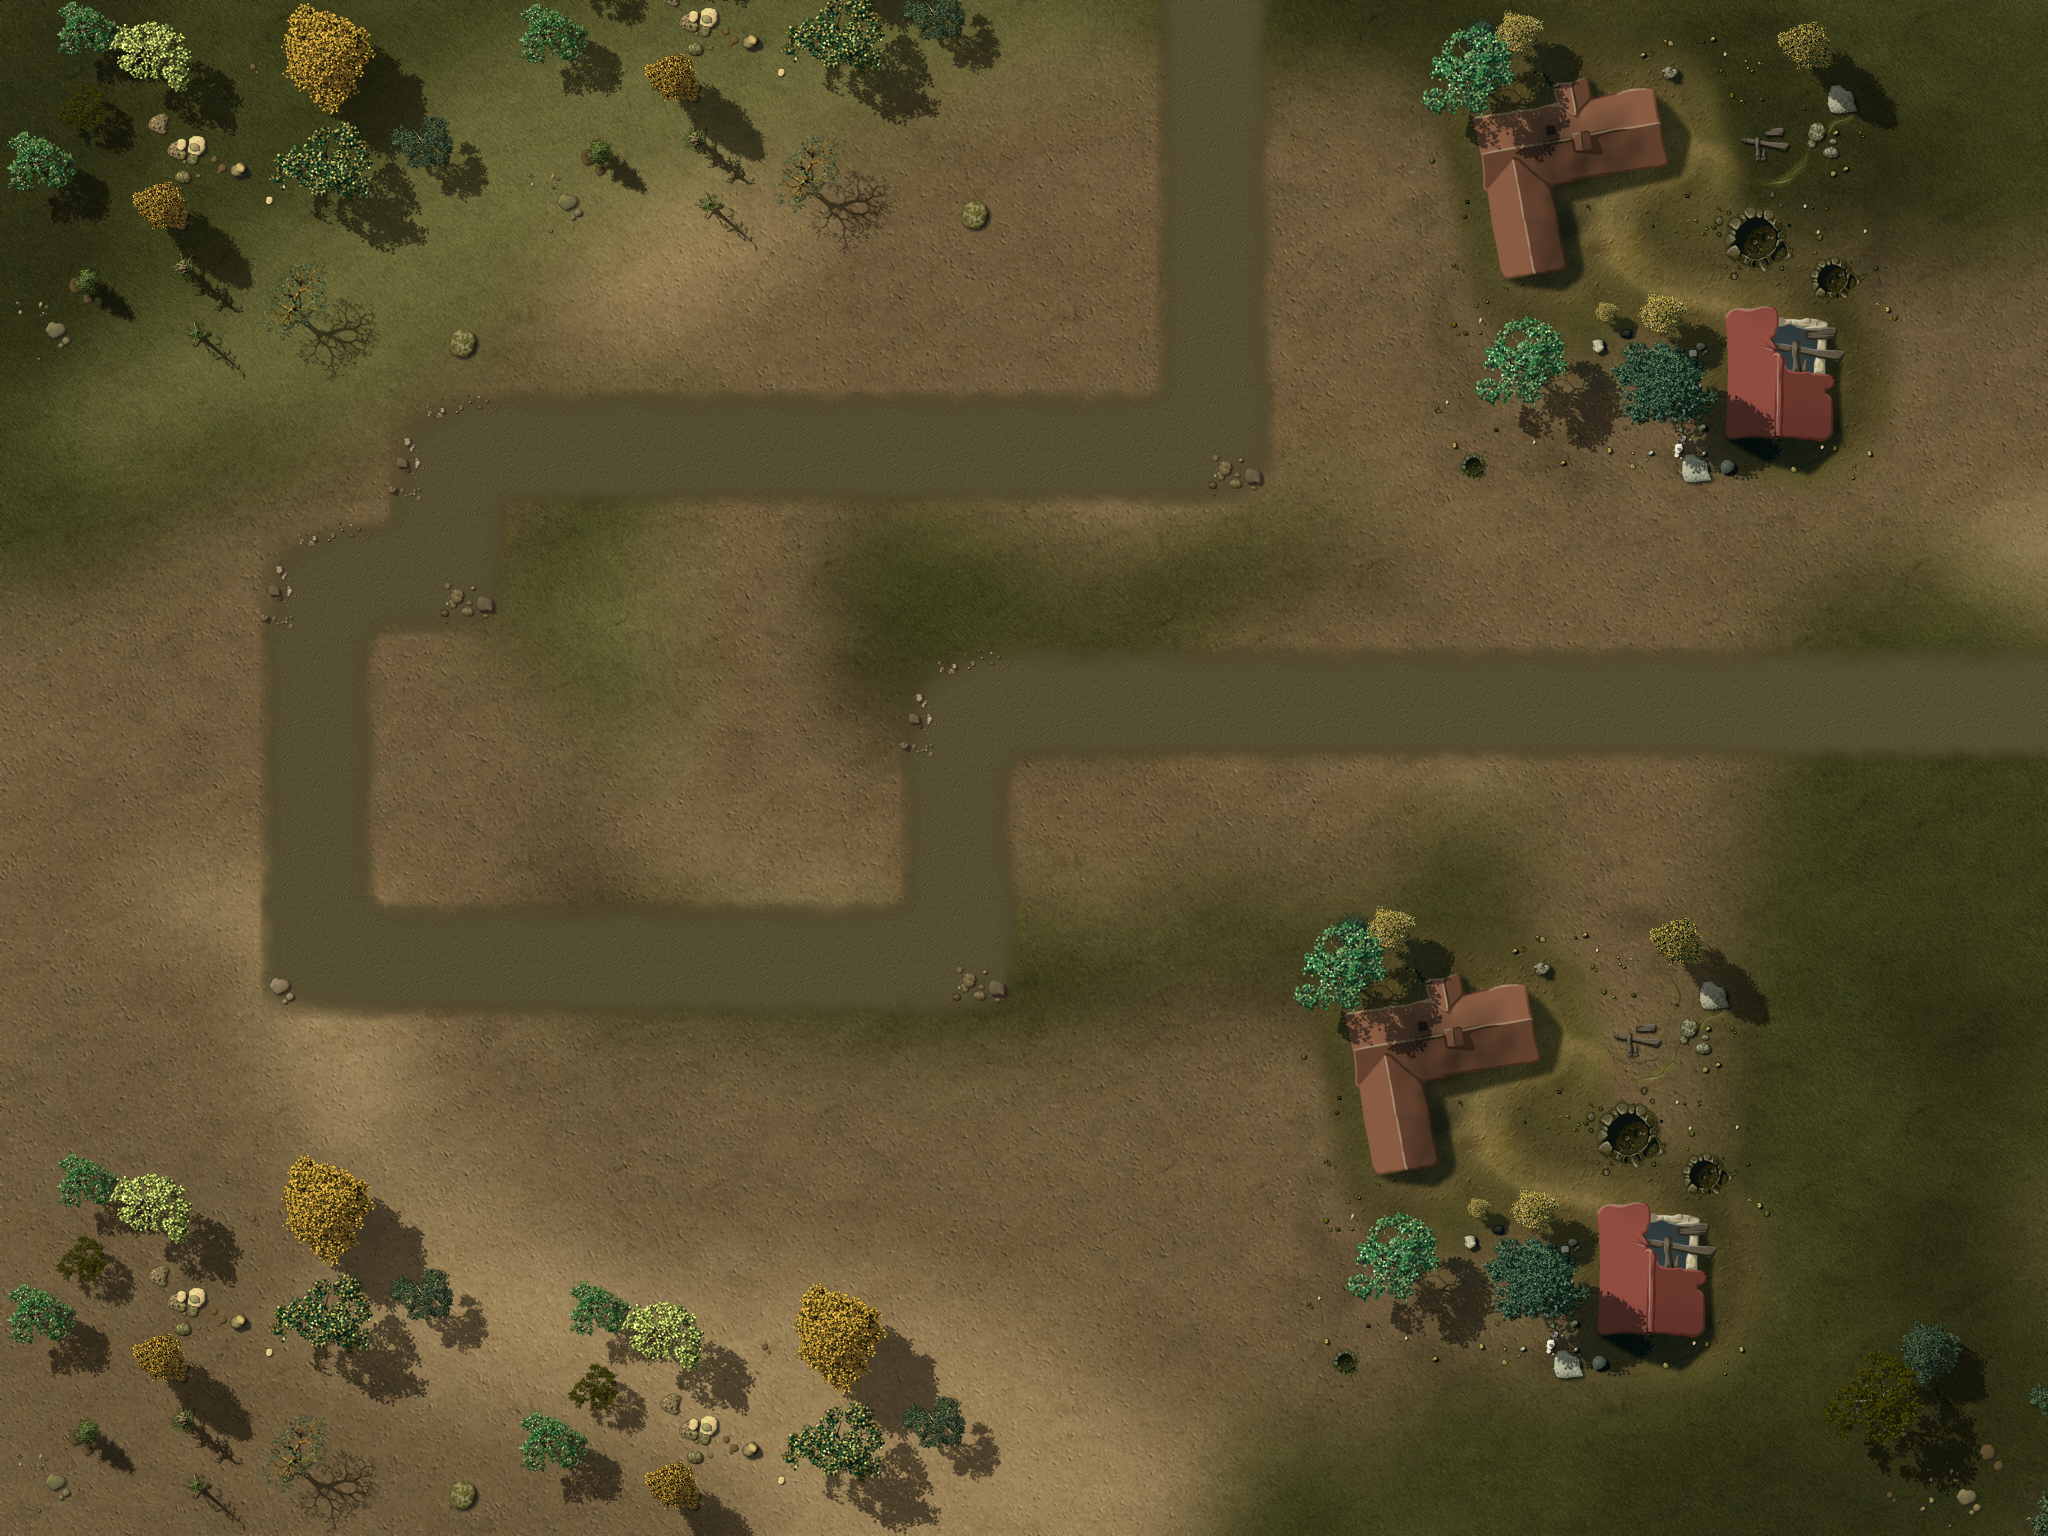

A 2D game scene composited from a Tiled map and its tileset images. What follows is a short description and the map's XML, with each tile layer's data collapsed to a summary:
An orthogonal 16x12 tile map with 128x128 px tiles, 4 tile layers (Ground, Objects1, Objects2, Path), 1 hidden layer not drawn, 3 tilesets and 13 objects.

<map version="1.0" orientation="orthogonal" width="16" height="12" tilewidth="128" tileheight="128">
 <properties>
 <property name="wave01" value="1,2,1,1,1,2,10,3,10,10,2,10,10,1,1,2,2,1,1,10,10,10,10,10,2,2,1,1" />
 <property name="wave02" value="4,10,10,10,10,1,1,1,1,1,4,1,1,4,1,1,3,3,3" />
 <property name="wave03" value="1,2,1,1,1,2,10,10,10,2,10,10,1,1,2,2,1,1,10,10,10,10,10,2,2,1,1" />
 <property name="wave04" value="10,6,10,10,1,10,1,10,1,10,10,10,1,1,1,1,10,10,10,10,1,1,1,10" />
 <property name="wave05" value="10,10,3,3,10,10,10,7,7,4,4,5,4,5,5,3,5,5,5,10,10,10,10,10,5,5,5,7,5,7,5,7,4" />
 <property name="wave06" value="2,5,5,5,5,5,5,5,4,4,4,7,7,7,7,5,5,5,7,7,4,4,4,7,6,7,4,5,4" />
 <property name="wave07" value="10,10,10,5,10,5,5,4,10,10,4,10,10,10,5,3,5,4,5,4,5,2" />
 <property name="wave08" value="10,3,10,10,6,10,7,7,4,4,5,4,5,5,5,5,5,5,10,10,10,10,10,5,5,5,7,5,7,5,7,4" />
 <property name="wave09" value="1,5,5,5,4,5,5,5,5,4,5,5,5,4,5,5,5,7,5,5,5,7,4,5,4,4,5,5,3,10,10,10" />
 <property name="wave10" value="1,7,5,5,5,7,10,103,10,7,10,10,5,5,7,7,5,5,10,10,10,10,10,7,7,5,102" />
 <property name="wave11" value="5,5,4,5,4,4,5,5,5,5,10,5,5,5,5,5,5,5,5,3,3,6,10,8,10,10,10,10,10,3,5,5,5,7,7,8,5,5,5,5,2" />
 <property name="wave12" value="10,10,10,10,10,8,3,7,4,5,4,5,5,5,10,8,10,10,10,10,6,10,10,10,10,10,10,10,10,10,10,10,10,6,5,7,11,6,10,10,10,6,5,5,5,5,10,10,10,10,10,10" />
 <property name="wave13" value="2,7,7,5,4,5,4,4,5,5,5,4,5,5,5,5,5,5,5,5,5,5,5,5,5,5,5,1" />
 <property name="wave14" value="8,10,10,10,6,10,10,3,10,10,6,10,10,10,10,10,4,4,4,4,5,5,5,10,10,10,9,10,10,7,10" />
 <property name="wave15" value="1,4,4,5,5,9,5,5,5,5,4,5,4,5,4,4,5,4,5,7,5,5,5,5,5,5,5,5,9,3,5,10,10,5,5,5,7,7,4,4" />
 <property name="wave16" value="7,7,7,7,7,7,6,7,7,7,7,7,7,5,5,5,5,8,7,5,5,4,4,4,9,8,9,9,9,5,5,6" />
 <property name="wave17" value="7,7,9,7,7,5,5,5,5,9,5,5,5,7,5,5,7,7,7,5,7,5,5,5,5,4" />
 <property name="wave18" value="2,7,6,4,4,5,4,10,10,10,10,4,4,4,10,10,8,10,10,10,9,5,5,7,7,7" />
 <property name="wave19" value="10,10,10,10,10,10,9,8,9,7,4,5,4,5,5,5,10,10,5,5,5,5,5,5,5,5,9,3,6,10,10,7,10,5,5,5,5,3" />
 <property name="wave20" value="102,6,10,10,10,9,3,5,10,10,5,5,5,7,7,4,4,10,10,10,10,8,10,10,10,10,10,10,10,10,10,5,5,5,5,5,5,7,10,10,10,10,101" />
 <property name="wave21" value="10,10,10,10,10,7,10,10,7,10,10,10,10,7,10,10,10,8,10,10,8" />
<property name="wave22" value="1,7,5,5,5,7,10,10,10,7,10,10,5,5,7,7,5,5,10,10,10,10,10,7,7,5,1" />
<property name="wave23" value="5,5,6,6,5,5,5,5,5,5,7,7,7,7,8,9,7,4,5,4,5,5,5,8,5,7,8,4,5,6,11,5,5,5,4,6" />
<property name="wave24" value="11,11,8,9,7,4,5,4,5,5,5,11,9,3,5,5,5,5,5,5,5,5,9,3,6,8,8,11,11,11" />
<property name="wave25" value="2,7,5,5,5,5,5,5,5,5,5,9,3,6,5,8,8,9,7,4,6,4,4,4,5,5,5,9,9,9,9,9,6,5,6" />
<property name="wave26" value="11,11,11,9,3,11,11,11,11,11,8,9,9,9,5,5,6,8,5,7,8,4,5,8,11,5,5,5,4,4" />
<property name="wave27" value="3,9,5,5,5,5,7,7,4,4,9,5,5,5,5,5,5,5,5,9,5,5,5,5,5,5,1" />
<property name="wave28" value="6,11,11,11,11,6,11,11,11,11,6,9,9,5,5,9,9,5,5,5,5,9,9,9,8,5,5,5,1" />
<property name="wave29" value="10,10,10,10,5,10,5,10,5,10,10,10,5,5,5,5,10,10,10,10,5,5,5,10" />
<property name="wave30" value="1,5,5,5,10,6,10,5,10,10,8,8,5,5,5,5,5,5,10,10,10,10,102,5,5,5,5,4,4,9,3,6,103" />
<property name="wave31" value="9,9,9,9,10,10,10,10,10,6,5,5,6,8,8,5,5,8,8,5,5,5,9,9,5,5,9,6,11,11,11,10,8,5,5,11,11,11,6,10,9,9,9,10,10,10,10,10,5,5,4,5,5,5,6,5,5,5,11,11,11,11,9,8" />
<property name="wave32" value="1,7,5,8,7,7,5,5,4,5,8,7,5,7,6,5,5,5,5,9,5,4,4,4,4,9,3,7,7,5,4,6,5,5,5,5,6,5,5,7,7,5,5,5,7,7,7,9,3,5,5,9,5,5,7,5,5,11,9,9,9,5,5,9,9,6,5,5,7,8,8,9,3" />
<property name="wave33" value="8,10,10,10,8,7,7,10,10,10,10,5,5,5,6,9,9,5,5,11,11,6,8,11,11,8,5,10,8,10,10,7,9,10,10,6,5,5,4,4,11,11,11,8,5,5,5,8,10,7,7,7,9,5,5,6,5,5" />
<property name="wave34" value="9,8,7,9,8,7,5,5,5,5,7,7,7,9,3,7,5,5,5,5,5,6,10,4,10,10,6,6,10,5,5,5,6,5,5,6,5,8,9,5,5,5,5,4,5,5,4," />
<property name="wave35" value="6,6,5,5,5,5,5,6,7,6,6,5,5,5,5,8,7,7,8,5,5,7,4,4,4,5,5,4,4,9,5,5,11,11,11,8,5,5,6,5,7,5,5,9,3,7,4,4,7,7,7,6,6,9,5,5,5,7,7,5,5,5,5,5,5,5,4,7,5,5,5,1" />
<property name="wave36" value="6,10,10,10,10,10,10,10,10,10,8,10,10,10,10,10,6,6,5,5,5,7,7,10,10,6,10,10,10,5,5,6,5,5,8,10,10,10,10,10,10,10,10,10,10,5,5,5,5,5,5,7,10,10,10,10,3" />
<property name="wave37" value="10,10,10,5,10,5,5,4,10,10,4,10,10,8,11,11,11,8,11,11,6,11,11,5,5,9,9,5,9,5,4,4,8,6,10,10,5,5,5,5,5,11,11,11,6,6,5,5,5,11,11,8,8,10,5,5,5,4,5,4,5,7,5,5,5,5,7,7,7,7,5,5,5,6,1" />
<property name="wave38" value="4,4,7,7,5,5,8,5,5,5,7,5,9,9,10,11,11,9,6,5,5,5,6,6,5,5,4,5,6,7,7,4,4,4,5,4,4,9,4,5,5,11,11,6,11,11,11,9,9,8,5,8,5,7,7,5,5,4,4,5,5,5,7,7,5,5,5,5,5,5,6,6,5,5,5,5,7" />
<property name="wave39" value="10,10,10,10,10,10,8,10,10,10,10,10,5,5,5,8,4,4,4,4,9,3,9,3,8,10,9,9,10,10,6,6,4,5,4,4,5,5,6,5,10,7,8,10,6,10,10,10,10,6,10,10,10,10,10,10,6,10,10,10,10,10,10,10,10,5,5,5,5,10,10,8,11,11,11,8,10,10,10,10" />
<property name="wave40" value="4,4,10,10,10,5,10,10,6,6,5,5,5,10,5,10,11,8,11,101,5,5,5,6,5,8,10,5,6,10,6,10,10,5,10,10,6,10,10,11,11,11,5,5,5,6,9,5,103,7,7,5,5,7,8,5,10,10,5,10,10,10,10,5,10,10,10,10,7,10,10,7,10,10,103" />
 </properties>
 <tileset firstgid="1" name="ground" tilewidth="128" tileheight="128">
  <image source="tilesWorld1.png" width="2048" height="2048" />
 </tileset>
 <tileset firstgid="257" name="path" tilewidth="128" tileheight="128">
  <image source="path01.png" width="512" height="512" />
 </tileset>
 <tileset firstgid="273" source="ground4.tsx" />
 <layer name="Ground" width="16" height="12">
  <data>[192 cells, 1 non-empty, 1 distinct tile ids]</data>
 </layer>
 <layer name="Objects1" width="16" height="12">
  <data>[192 cells, 77 non-empty, 33 distinct tile ids]</data>
 </layer>
 <layer name="Objects2" width="16" height="12">
  <data>[192 cells, 0 non-empty, 0 distinct tile ids]</data>
 </layer>
 <layer name="Path" width="16" height="12">
  <data>[192 cells, 30 non-empty, 5 distinct tile ids]</data>
 </layer>
 <objectgroup name="Objects3" width="16" height="12">
  <object gid="110" x="484" y="598" />
  <object gid="110" x="1186" y="1508" />
  <object gid="141" x="1214" y="388" />
 </objectgroup>
 <objectgroup name="Locked" width="16" height="12">
  <object x="2432" y="256" />
  <object x="128" y="256" width="256" height="128" />
  <object x="0" y="0" width="2048" height="256" />
  <object x="1408" y="256" width="512" height="256" />
  <object x="1920" y="256" width="128" height="1024" />
  <object x="1280" y="896" width="512" height="384" />
  <object x="0" y="1280" width="2048" height="256" />
  <object x="0" y="256" width="128" height="1024" />
  <object x="128" y="1152" width="256" height="128" />
 </objectgroup>
 <objectgroup name="Waypoints" width="16" height="12" visible="0">
  <object x="0" y="512">
   <polyline points="1214,-670 1213,-69 458,-63 444,67 313,75 313,446 957,443 964,198 2202,190" />
  </object>
 </objectgroup>
 <layer name="blendAdd" width="16" height="12" visible="0">
  <data>[192 cells, 0 non-empty, 0 distinct tile ids]</data>
 </layer>
</map>
